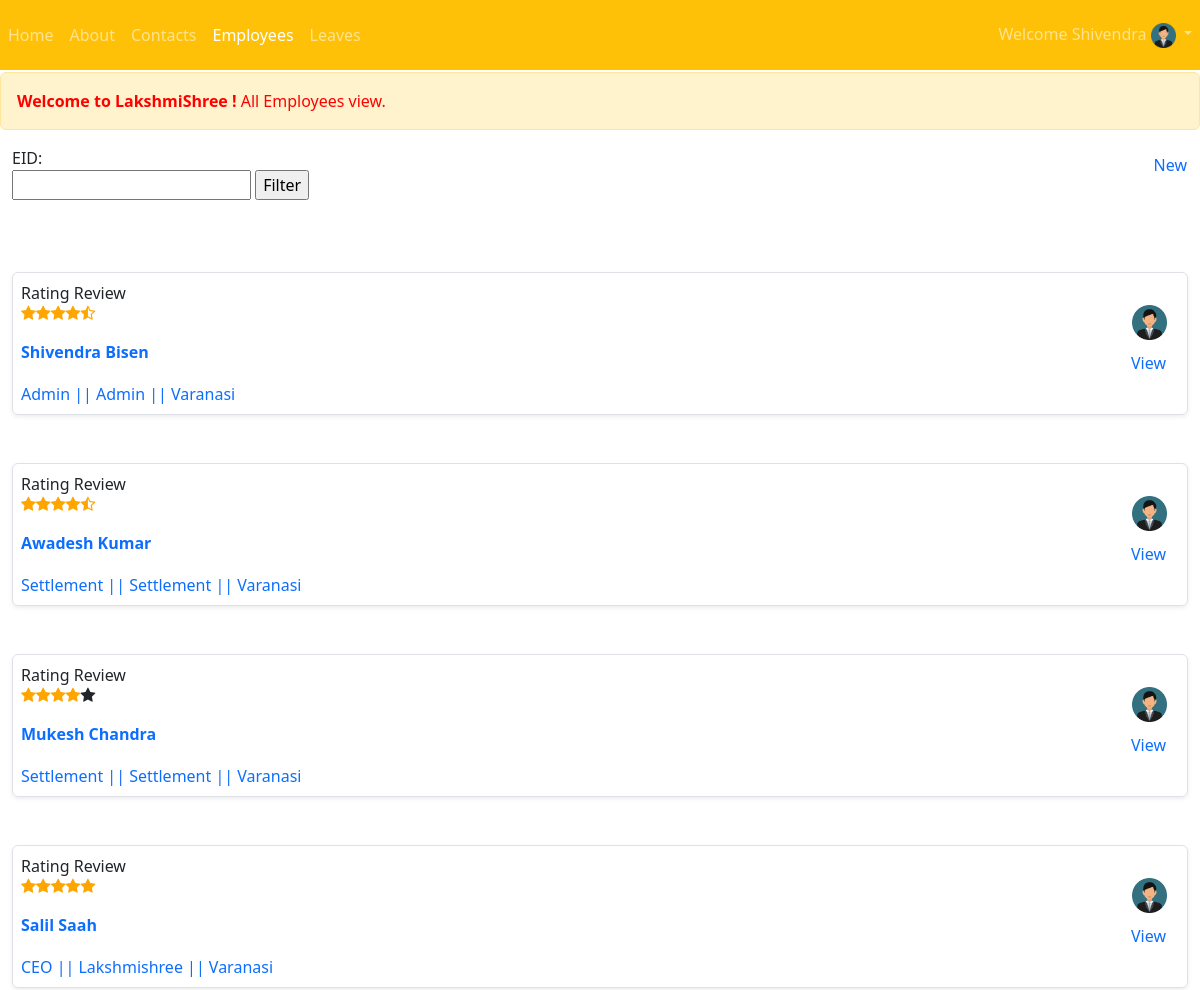
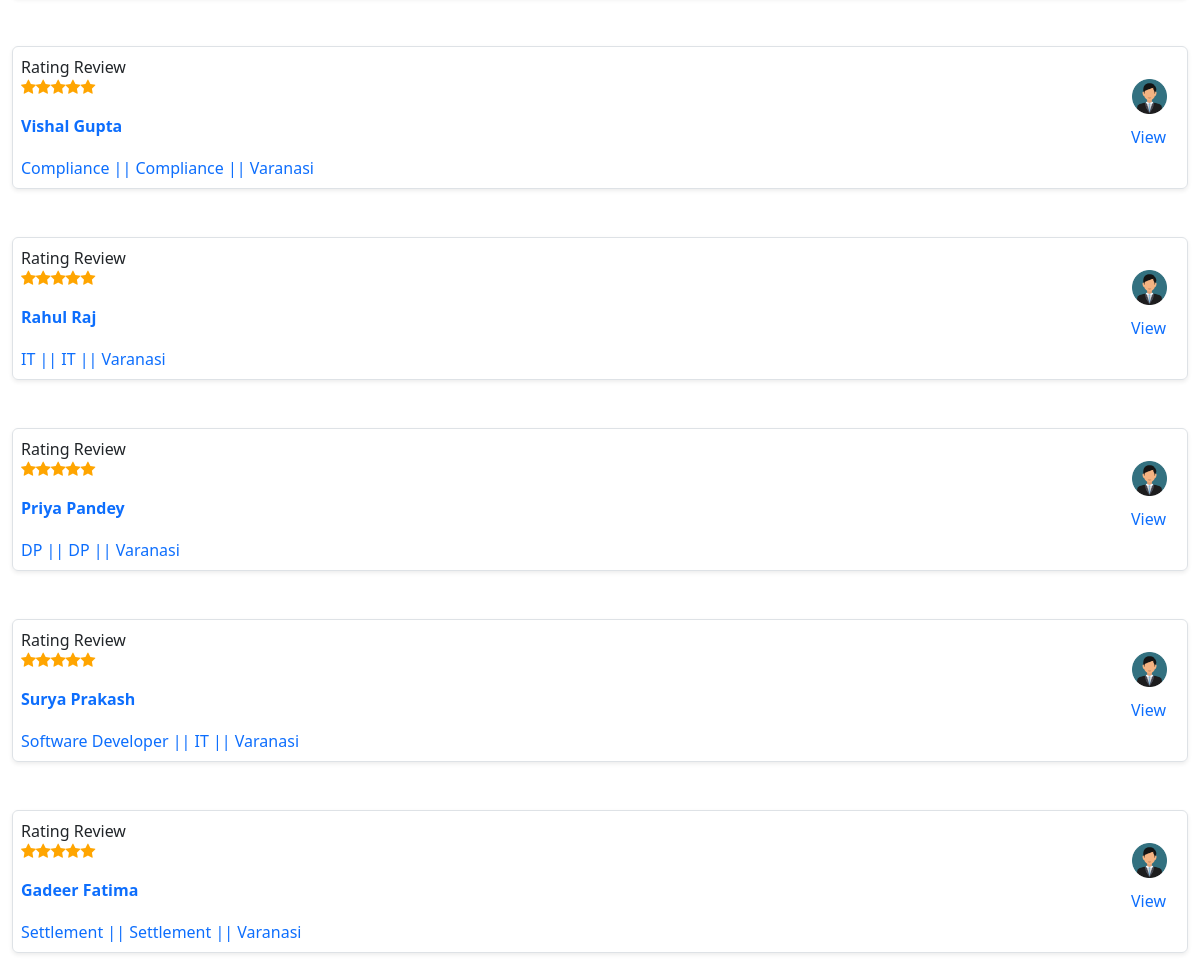
The page /shree/employees/ (signed in) on the database its author committed (2 pictures, top to bottom).
### shree/models.py (models this page shows, shortened)
class Employee(AbstractBaseUser):
    is_active = models.BooleanField(default=True)
    is_admin = models.BooleanField(default=False)
    type = models.CharField(max_length = 5, choices=(('E','E'),('HOD','HOD'),('CEO','CEO'),('BM','BM')))
    fname = models.CharField(max_length = 32)
    lname = models.CharField(max_length = 32)
    eid = models.CharField(verbose_name=('EID') ,max_length = 16, unique=True)
    role = models.CharField(max_length = 32)
    department = models.CharField(max_length = 255)
    branch = models.CharField(max_length = 255)
    mobile = models.CharField(max_length = 13)
    email = models.CharField(max_length = 32)
    address = models.TextField(max_length=255)
    arating = models.FloatField(default=0)
    ldays = models.SmallIntegerField(default=2)
    objects = EmployeeManager()
    USERNAME_FIELD = 'eid'
    REQUIRED_FIELDS = []

### shree/views.py (the view)
# urls.py: path('employees/', views.employees, name= 'employees'),
@login_required
def employees(request):
    emps = Employee.objects.all()
    reviews=Review.objects.all()
    for e in emps:
        n=0
        a=0
        for r in reviews:
           if e.id == r.temp.id:
               n += 1
               a += r.rating
               ae = Employee.objects.get(id = r.temp.id)
               ae.arating = a/n
               ae.save()
    if request.method=="POST":
        eid=request.POST['eid']
        if Employee.objects.filter(eid = eid).exists():
            f = Employee.objects.get(eid = eid)
        else:
            f=''
    else:
        f=''
    return render(request, 'shree/employees.html', {'emps': emps, 'reviews':reviews,'f':f})

### templates/shree/employees.html (shortened to what this page needs)
{% extends 'base.html' %}
{% block employeesactive %} active {% endblock employeesactive %}
{% block body %}
<br><br><br>
<centre>
  <div class="alert alert-warning alert-dismissible fade show" role="alert">
    <h7 style="color:red; text-align: center;"><strong>Welcome to LakshmiShree !</strong> All Employees view.</h7>
  </div>
  {% if request.user.is_admin == True %}
  <button type="button" class="btn link-primary" style="float: right;" data-bs-toggle="modal"
    data-bs-target="#signupModal">
    New
  </button>
  {% endif %}
  <div class="container-fluid">
    <form action="/shree/employees/" method="post">
      <div class="form-group">
        <label for="fname">EID:</label><br>
        <input type="text" id="eid" name="eid">
        <input type="submit" value="Filter">
      </div>
    </form>
  </div>
  <br><br>
  {% for e in emps %}
  {% if e.eid == f.eid or f == '' %}
  <div class="container-fluid p-4">
    <div class="row no-gutters border rounded overflow-hidden flex-md-row shadow-sm position-relative">
      <div class="col p-2 d-flex flex-column position-static">
        <h7 class="d-inline-block text-align">Rating Review</h7>
        <div class="col d-flex flex-row position-static">
          <span
            class="fa fa-star {% if e.arating > 0.5 %} checked {% elif e.arating > 0 %} fa fa-star-half-o checked {% endif %}"></span>
          <span
            class="fa fa-star {% if e.arating > 1.5 %} checked {% elif e.arating > 1 %} fa fa-star-half-o checked {% endif %}"></span>
          <span
            class="fa fa-star {% if e.arating > 2.5 %} checked {% elif e.arating > 2 %} fa fa-star-half-o checked {% endif %}"></span>
          <span
            class="fa fa-star {% if e.arating > 3.5 %} checked {% elif e.arating > 3 %} fa fa-star-half-o checked {% endif %}"></span>
          <span
            class="fa fa-star {% if e.arating > 4.5 %} checked {% elif e.arating > 4 %} fa fa-star-half-o checked {% endif %}"></span>
          <div class="container-fluid"><img src="/static/img/user.png" style="float: right; width: 35px; height:35px;">
          </div>
        </div>
        <strong class="d-inline-block text-primary">{{e.fname}} {{e.lname}}<a href="/shree/employees/{{e.eid}}/"
            class="btn link-primary mt-1" style="float: right;">View</a></strong>
        <h7 class="d-inline-block text-primary">{{e.role}} || {{e.department}} || {{e.branch}}</h7>
      </div>
    </div>
  </div>
  {% endif %}
  {% endfor %}
</centre>
{% endblock body %}

### templates/base.html (shortened to what this page needs)
<!doctype html>
<html lang="en">
<head>{% block head %}
  <link rel="stylesheet" href="https://cdnjs.cloudflare.com/ajax/libs/font-awesome/4.7.0/css/font-awesome.min.css">
  <link href="https://cdn.jsdelivr.net/npm/bootstrap@5.3.0-alpha3/dist/css/bootstrap.min.css" rel="stylesheet"
>
  {% endblock head %}
</head>
<body>
  <nav class="navbar navbar-expand-lg navbar-dark bg-warning">
    <br><br><br><br>
    <div class="collapse navbar-collapse bg-warning" id="navbarSupportedContent">
      <ul class="horizontal-list navbar-nav mr-auto">
        <li class="nav-item">
          <a class="nav-link {% block homeactive %} {% endblock homeactive %}" href="/shree/home/">Home</a>
        </li>
        <li class="nav-item">
          <a class="nav-link {% block aboutactive %} {% endblock aboutactive %}" href="/shree/about/">About</a>
        </li>
        <li class="nav-item">
          <a class="nav-link {% block contactactive %} {% endblock contactactive %}" href="/shree/contact/">Contacts</a>
        </li>
        {% if user.is_authenticated %}
        <li class="nav-item">
          <a class="nav-link {% block employeesactive %} {% endblock employeesactive %}"
            href="/shree/employees/">Employees</a>
        </li>
        {% endif %}
        {% if request.user.type == "HOD" or request.user.type == "CEO" or request.user.is_admin %}
        <li class="nav-item">
          <a class="nav-link {% block leavesactive %} {% endblock leavesactive %}" href="/shree/leaves/">Leaves</a>
        </li>
        {% endif %}
      </ul>
    </div>
    {% if user.is_authenticated %}
    <ul class="navbar-nav">
      <li class="nav-item dropdown">
        <a class="nav-link dropdown-toggle" href="#" role="button" data-bs-toggle="dropdown" aria-expanded="false">
          Welcome {{request.user.fname}} <img class="gb_g gbii" src="/static/img/user.png" width="" height="25" alt="25"
            aria-hidden="true" data-noaft="">
        </a>
      </li>
    </ul>
    {% endif %}
  </nav>
  {% block body %}
  {% endblock body %}
</body>
</html>

### templates/base.html (style rules this page uses)
.navbar { position: fixed; z-index: 1; width: 100%; height: 70px; text-align: center; vertical-align: middle; line-height: 15px; top: 0px; }
.checked { color: orange; }

### rows shown on the page
Employee: user.fname "Shivendra", fname "Shivendra", lname "Bisen", role "Admin", department "Admin", branch "Varanasi"
Employee: fname "Awadesh", lname "Kumar", role "Settlement", department "Settlement", branch "Varanasi"
Employee: arating 4 (drawn), fname "Mukesh", lname "Chandra", role "Settlement", department "Settlement", branch "Varanasi"
Employee: fname "Salil", lname "Saah", role "CEO", department "Lakshmishree", branch "Varanasi"
Employee: fname "Vishal", lname "Gupta", role "Compliance", department "Compliance", branch "Varanasi"
Employee: fname "Rahul", lname "Raj", role "IT", department "IT", branch "Varanasi"
Employee: fname "Priya", lname "Pandey", role "DP", department "DP", branch "Varanasi"
Employee: fname "Surya", lname "Prakash", role "Software Developer", department "IT", branch "Varanasi"
Employee: fname "Gadeer", lname "Fatima", role "Settlement", department "Settlement", branch "Varanasi"
